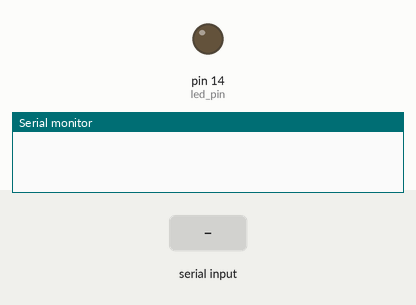
Bench run of a sketch on a simulated Arduino Uno, built with avr-gcc and run on an emulated ATmega328P. Shown: output pins drawn as LEDs (lit = HIGH), the last lines printed to the serial monitor. The test bench sets the inputs (shaded band).

Above: at 1.2 s.
1.3 s: byte 1 (1) received over Serial
At 1.7 s:
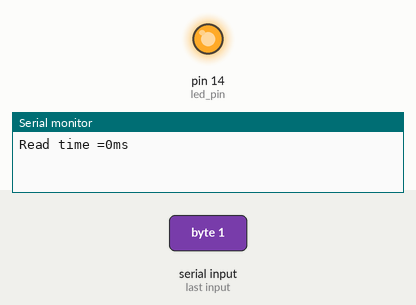
Timing chart, 0 to 4.3 s (numbered marks = the images above; inputs shaded):
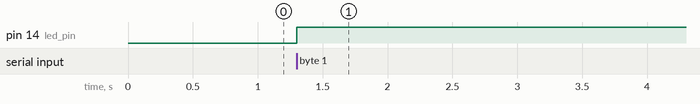

The sketch:

serialtest_led.ino
```cpp
unsigned long time;
unsigned long readTime;
int led_pin = 14;
int value;

void setup()
{
pinMode(led_pin, OUTPUT);
Serial.begin(57600);
}

void loop()
{
  if(Serial.available()>0)
  {
    time = millis();
    value=Serial.read();
    readTime = time-millis();

    if  (value == 1)
    {
    digitalWrite(led_pin, HIGH);
    Serial.print("Read time =");
    Serial.print(readTime);
    Serial.println("ms");
    }
    if(value == 0)
    {
    digitalWrite(led_pin, LOW);
    Serial.print("Read time =");
    Serial.print(readTime);
    Serial.println("ms");
    }
  }
}
```

Measured:
- after the input at 1.3 s, pin 14 (led_pin): LOW → HIGH at once
